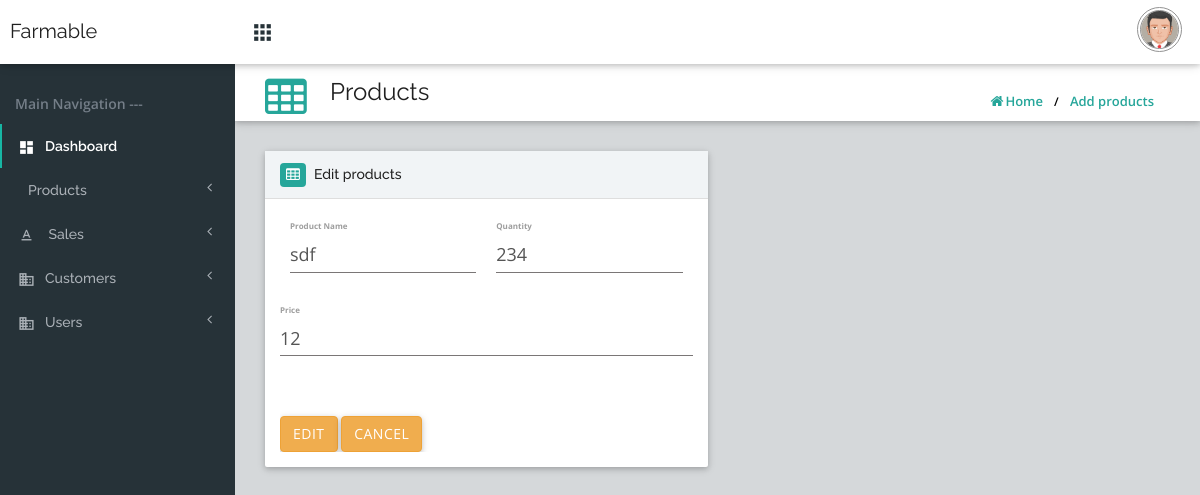
/admin/editproduct.php?id=32 (signed in), run on the app's committed database.
### tables this page shows
CREATE TABLE `inventory` (
  `itemID` int(11) NOT NULL,
  `itemCategory` varchar(64) NOT NULL,
  `itemPrice` double NOT NULL,
  `itemName` varchar(64) NOT NULL,
  `itemQuantity` varchar(64) NOT NULL,
  `Image` varchar(800) NOT NULL
);

### admin/editproduct.php (the view, shortened to what this page needs)
<?php
 include_once("connection.php");
?>
<!DOCTYPE html>
<html lang="en">
    <head><meta http-equiv="Content-Type" content="text/html; charset=windows-1252">
        <link href="assets/plugins/jquery-ui-1.12.1/jquery-ui.min.css" rel="stylesheet" type="text/css" />
        <link href="assets/plugins/materialize/css/materialize.min.css" rel="stylesheet">
        <link href="assets/bootstrap/css/bootstrap.min.css" rel="stylesheet">
        <link href="assets/plugins/animate/animate.css" rel="stylesheet" />
        <link href="assets/font-awesome/css/font-awesome.min.css" rel="stylesheet" type="text/css" />
        <link href="assets/plugins/monthly/monthly.css" rel="stylesheet" type="text/css" />
        <link href="assets/plugins/simplebar/dist/simplebar.css" rel="stylesheet" type="text/css" />
        <link href="assets/plugins/malihu-custom-scrollbar/jquery.mCustomScrollbar.css" rel="stylesheet" type="text/css" />
        <link href="assets/dist/css/stylematerial.css" rel="stylesheet">
    </head>
    <body>
        <div id="wrapper">
            <nav class="navbar navbar-inverse navbar-fixed-top">
                <a class="navbar-brand pull-left" href="index.php">
                    <br>
                    <h2>Farmable</h2>
                </a>
                <a id="menu-toggle">
                    <i class="material-icons">apps</i>
                </a>
                <div class="navbar-custom-menu hidden-xs">
                    <ul class="navbar navbar-right">
                        <li class="dropdown">
                            <a class='dropdown-button user-pro' href='#' data-activates='dropdown-user'>
                                <img src="assets/dist/img/avatar5.png" class="img-circle" height="45" width="50" alt="User Image">
                            </a>
                        </li>
                    </ul>
                </div>
            </nav>
            <div id="sidebar-wrapper" class="waves-effect" data-simplebar>
                <div class="navbar-default sidebar" role="navigation">
                    <div class="sidebar-nav navbar-collapse">
                        <ul class="nav" id="side-menu">
                            <li class="list-header">Main Navigation ---</li>
                            <li class="active-link"><a href="index.php"><i class="material-icons">dashboard</i>Dashboard</a></li>
                            <li>
                                <a><i class="material-icons"></i>Products<span class="fa arrow"></span></a>
                            </li>
                            <li><a><i class="material-icons">text_format</i> Sales<span class="fa arrow"></span></a>
                            </li>
                            <li><a><i class="material-icons">business</i>Customers<span class="fa arrow"></span></a>
                            </li>
                            <li><a><i class="material-icons">business</i>Users<span class="fa arrow"></span></a>
                            </li>
                        </ul>
                    </div>
                </div>
            </div>
            <div id="page-content-wrapper">
                <div class="page-content">
                    <section class="content-header z-depth-1">
                        <div class="header-icon">
                            <i class="fa fa-table"></i>
                        </div>
                        <div class="header-title">
                            <h1>Products</h1>
                            <ul class="link hidden-xs">
                                <li><a href="index.php"><i class="fa fa-home"></i>Home</a></li>
                                <li><a href="addproducts.php">Add products</a></li>
                            </ul>
                        </div>
                    </section>
                            <div class="col-lg-6 col-md-12 col-sm-12 col-xs-12">
                                <div class="card">
                                    <div class="card-header">
                                        <i class="fa fa-table fa-lg"></i>
                                        <h2>Edit products</h2>
                                    </div>
                                    <div class="card-content">
                                        <div class="table-responsive">
                                        <form action="updateinvt.php?id=<?php echo $_GET['id']; ?>" name="myform" id="myForm" method="POST">
                                          <div class="form-row">
                                            <div class="form-group col-md-6">
                                              <?php
                                              $id = $_GET['id'];
                                              $query1 = "Select * FROM inventory WHERE itemID = $id ";
                                              $result1 = mysqli_query($connection, $query1);
                                                while ($row1 = mysqli_fetch_assoc($result1))
                                                      { ?>
                                              <label for="inputEmail4">Product Name</label>
                                              <input type="text" class="form-control" id="product" name="product" value="<?php echo $row1["itemName"];?>" placeholder="Product Name">
                                            </div>
                                            <div class="form-group col-md-6">
                                              <label for="inputPassword4">Quantity</label>
                                              <input type="text" class="form-control" id="quantity" name="quantity" value="<?php echo $row1["itemQuantity"];?>" placeholder="0-1000">
                                            </div>
                                          </div>
                                          <div class="form-group">
                                            <label for="inputAddress">Price</label>
                                            <input type="text" class="form-control" id="price" name="price" value="<?php echo $row1["itemPrice"];?>" placeholder="RM">
                                          </div>
                                        <?php } ?>
                                          <br>
                                          <br>
                                          <input type="button" onclick="myFunction()" class="btn btn-warning" value="Edit">
                                          <input type="button" onclick="cancelFunction()" class="btn btn-warning" value="Cancel">
                                        </form>
                                      </div>
                                    </div>
                                </div>
                            </div>
                        </div>
                    </div>
                </div>
    </body>
</html>

### data on the page
inventory: product "sdf", quantity "234", price "12"
